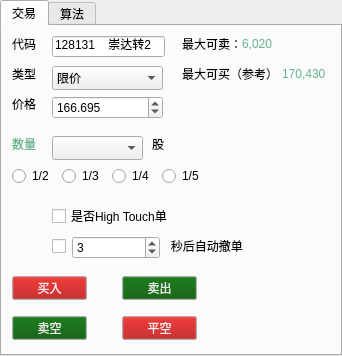
<?xml version="1.0" encoding="UTF-8"?>
<ui version="4.0">
 <class>TabWidget</class>
 <widget class="QTabWidget" name="TabWidget">
  <property name="windowModality">
   <enum>Qt::WindowModality::NonModal</enum>
  </property>
  <property name="geometry">
   <rect>
    <x>0</x>
    <y>0</y>
    <width>342</width>
    <height>356</height>
   </rect>
  </property>
  <property name="windowTitle">
   <string>TabWidget</string>
  </property>
  <property name="autoFillBackground">
   <bool>false</bool>
  </property>
  <property name="currentIndex">
   <number>0</number>
  </property>
  <property name="tabsClosable">
   <bool>false</bool>
  </property>
  <widget class="QWidget" name="tab_trader">
   <attribute name="title">
    <string>交易</string>
   </attribute>
   <widget class="QLabel" name="label">
    <property name="geometry">
     <rect>
      <x>10</x>
      <y>10</y>
      <width>31</width>
      <height>16</height>
     </rect>
    </property>
    <property name="text">
     <string>代码</string>
    </property>
   </widget>
   <widget class="QLabel" name="label_2">
    <property name="geometry">
     <rect>
      <x>10</x>
      <y>40</y>
      <width>31</width>
      <height>16</height>
     </rect>
    </property>
    <property name="text">
     <string>类型</string>
    </property>
   </widget>
   <widget class="QLabel" name="label_3">
    <property name="geometry">
     <rect>
      <x>10</x>
      <y>70</y>
      <width>31</width>
      <height>16</height>
     </rect>
    </property>
    <property name="text">
     <string>价格</string>
    </property>
   </widget>
   <widget class="QComboBox" name="comboBox_type">
    <property name="geometry">
     <rect>
      <x>50</x>
      <y>40</y>
      <width>111</width>
      <height>24</height>
     </rect>
    </property>
    <item>
     <property name="text">
      <string>限价</string>
     </property>
    </item>
    <item>
     <property name="text">
      <string>其他</string>
     </property>
    </item>
   </widget>
   <widget class="QDoubleSpinBox" name="doubleSpinBox_price">
    <property name="geometry">
     <rect>
      <x>50</x>
      <y>70</y>
      <width>111</width>
      <height>23</height>
     </rect>
    </property>
    <property name="decimals">
     <number>3</number>
    </property>
    <property name="maximum">
     <double>9999.989999999999782</double>
    </property>
    <property name="singleStep">
     <double>0.001000000000000</double>
    </property>
    <property name="stepType">
     <enum>QAbstractSpinBox::StepType::DefaultStepType</enum>
    </property>
    <property name="value">
     <double>166.694999999999993</double>
    </property>
   </widget>
   <widget class="QLabel" name="label_4">
    <property name="geometry">
     <rect>
      <x>10</x>
      <y>110</y>
      <width>31</width>
      <height>16</height>
     </rect>
    </property>
    <property name="palette">
     <palette>
      <active>
       <colorrole role="WindowText">
        <brush brushstyle="SolidPattern">
         <color alpha="228">
          <red>85</red>
          <green>170</green>
          <blue>127</blue>
         </color>
        </brush>
       </colorrole>
      </active>
      <inactive>
       <colorrole role="WindowText">
        <brush brushstyle="SolidPattern">
         <color alpha="228">
          <red>85</red>
          <green>170</green>
          <blue>127</blue>
         </color>
        </brush>
       </colorrole>
      </inactive>
      <disabled/>
     </palette>
    </property>
    <property name="text">
     <string>数量</string>
    </property>
   </widget>
   <widget class="QComboBox" name="comboBox_count">
    <property name="geometry">
     <rect>
      <x>50</x>
      <y>110</y>
      <width>91</width>
      <height>24</height>
     </rect>
    </property>
   </widget>
   <widget class="QLabel" name="label_5">
    <property name="geometry">
     <rect>
      <x>150</x>
      <y>110</y>
      <width>31</width>
      <height>16</height>
     </rect>
    </property>
    <property name="text">
     <string>股</string>
    </property>
   </widget>
   <widget class="QRadioButton" name="radioButton_one_half">
    <property name="geometry">
     <rect>
      <x>10</x>
      <y>140</y>
      <width>41</width>
      <height>20</height>
     </rect>
    </property>
    <property name="text">
     <string>1/2</string>
    </property>
   </widget>
   <widget class="QRadioButton" name="radioButton_one_third">
    <property name="geometry">
     <rect>
      <x>60</x>
      <y>140</y>
      <width>41</width>
      <height>20</height>
     </rect>
    </property>
    <property name="text">
     <string>1/3</string>
    </property>
   </widget>
   <widget class="QRadioButton" name="radioButton_one_quarter">
    <property name="geometry">
     <rect>
      <x>110</x>
      <y>140</y>
      <width>41</width>
      <height>20</height>
     </rect>
    </property>
    <property name="text">
     <string>1/4</string>
    </property>
   </widget>
   <widget class="QRadioButton" name="radioButton_one_fifth">
    <property name="geometry">
     <rect>
      <x>160</x>
      <y>140</y>
      <width>41</width>
      <height>20</height>
     </rect>
    </property>
    <property name="text">
     <string>1/5</string>
    </property>
   </widget>
   <widget class="QLabel" name="label_6">
    <property name="geometry">
     <rect>
      <x>180</x>
      <y>10</y>
      <width>71</width>
      <height>16</height>
     </rect>
    </property>
    <property name="text">
     <string>最大可卖：</string>
    </property>
   </widget>
   <widget class="QLabel" name="label_7">
    <property name="geometry">
     <rect>
      <x>180</x>
      <y>40</y>
      <width>101</width>
      <height>16</height>
     </rect>
    </property>
    <property name="text">
     <string>最大可买（参考）：</string>
    </property>
   </widget>
   <widget class="QLabel" name="label_max_sell">
    <property name="geometry">
     <rect>
      <x>240</x>
      <y>10</y>
      <width>49</width>
      <height>16</height>
     </rect>
    </property>
    <property name="palette">
     <palette>
      <active>
       <colorrole role="WindowText">
        <brush brushstyle="SolidPattern">
         <color alpha="228">
          <red>85</red>
          <green>170</green>
          <blue>127</blue>
         </color>
        </brush>
       </colorrole>
      </active>
      <inactive>
       <colorrole role="WindowText">
        <brush brushstyle="SolidPattern">
         <color alpha="228">
          <red>85</red>
          <green>170</green>
          <blue>127</blue>
         </color>
        </brush>
       </colorrole>
      </inactive>
      <disabled/>
     </palette>
    </property>
    <property name="text">
     <string>6,020</string>
    </property>
   </widget>
   <widget class="QLabel" name="label_max_buy">
    <property name="geometry">
     <rect>
      <x>280</x>
      <y>40</y>
      <width>49</width>
      <height>16</height>
     </rect>
    </property>
    <property name="palette">
     <palette>
      <active>
       <colorrole role="WindowText">
        <brush brushstyle="SolidPattern">
         <color alpha="228">
          <red>85</red>
          <green>170</green>
          <blue>127</blue>
         </color>
        </brush>
       </colorrole>
      </active>
      <inactive>
       <colorrole role="WindowText">
        <brush brushstyle="SolidPattern">
         <color alpha="228">
          <red>85</red>
          <green>170</green>
          <blue>127</blue>
         </color>
        </brush>
       </colorrole>
      </inactive>
      <disabled/>
     </palette>
    </property>
    <property name="text">
     <string>170,430</string>
    </property>
   </widget>
   <widget class="QCheckBox" name="checkBox_high_touch">
    <property name="geometry">
     <rect>
      <x>50</x>
      <y>180</y>
      <width>131</width>
      <height>20</height>
     </rect>
    </property>
    <property name="text">
     <string>是否High Touch单</string>
    </property>
   </widget>
   <widget class="QCheckBox" name="checkBox_auto_cancel">
    <property name="geometry">
     <rect>
      <x>50</x>
      <y>210</y>
      <width>211</width>
      <height>20</height>
     </rect>
    </property>
    <property name="text">
     <string>                              秒后自动撤单</string>
    </property>
   </widget>
   <widget class="QSpinBox" name="spinBox_cancel">
    <property name="geometry">
     <rect>
      <x>70</x>
      <y>210</y>
      <width>88</width>
      <height>23</height>
     </rect>
    </property>
    <property name="layoutDirection">
     <enum>Qt::LayoutDirection::LeftToRight</enum>
    </property>
    <property name="value">
     <number>3</number>
    </property>
   </widget>
   <widget class="QPushButton" name="pushButton_buy">
    <property name="geometry">
     <rect>
      <x>10</x>
      <y>250</y>
      <width>75</width>
      <height>24</height>
     </rect>
    </property>
    <property name="palette">
     <palette>
      <active>
       <colorrole role="Button">
        <brush brushstyle="SolidPattern">
         <color alpha="179">
          <red>170</red>
          <green>0</green>
          <blue>0</blue>
         </color>
        </brush>
       </colorrole>
       <colorrole role="ButtonText">
        <brush brushstyle="SolidPattern">
         <color alpha="228">
          <red>255</red>
          <green>255</green>
          <blue>255</blue>
         </color>
        </brush>
       </colorrole>
      </active>
      <inactive>
       <colorrole role="Button">
        <brush brushstyle="SolidPattern">
         <color alpha="179">
          <red>170</red>
          <green>0</green>
          <blue>0</blue>
         </color>
        </brush>
       </colorrole>
       <colorrole role="ButtonText">
        <brush brushstyle="SolidPattern">
         <color alpha="228">
          <red>255</red>
          <green>255</green>
          <blue>255</blue>
         </color>
        </brush>
       </colorrole>
      </inactive>
      <disabled>
       <colorrole role="Button">
        <brush brushstyle="SolidPattern">
         <color alpha="77">
          <red>249</red>
          <green>249</green>
          <blue>249</blue>
         </color>
        </brush>
       </colorrole>
       <colorrole role="ButtonText">
        <brush brushstyle="SolidPattern">
         <color alpha="92">
          <red>0</red>
          <green>0</green>
          <blue>0</blue>
         </color>
        </brush>
       </colorrole>
      </disabled>
     </palette>
    </property>
    <property name="text">
     <string>买入</string>
    </property>
   </widget>
   <widget class="QPushButton" name="pushButton_sell">
    <property name="geometry">
     <rect>
      <x>120</x>
      <y>250</y>
      <width>75</width>
      <height>24</height>
     </rect>
    </property>
    <property name="palette">
     <palette>
      <active>
       <colorrole role="Button">
        <brush brushstyle="SolidPattern">
         <color alpha="179">
          <red>0</red>
          <green>85</green>
          <blue>0</blue>
         </color>
        </brush>
       </colorrole>
       <colorrole role="ButtonText">
        <brush brushstyle="SolidPattern">
         <color alpha="228">
          <red>255</red>
          <green>255</green>
          <blue>255</blue>
         </color>
        </brush>
       </colorrole>
      </active>
      <inactive>
       <colorrole role="Button">
        <brush brushstyle="SolidPattern">
         <color alpha="179">
          <red>0</red>
          <green>85</green>
          <blue>0</blue>
         </color>
        </brush>
       </colorrole>
       <colorrole role="ButtonText">
        <brush brushstyle="SolidPattern">
         <color alpha="228">
          <red>255</red>
          <green>255</green>
          <blue>255</blue>
         </color>
        </brush>
       </colorrole>
      </inactive>
      <disabled>
       <colorrole role="Button">
        <brush brushstyle="SolidPattern">
         <color alpha="77">
          <red>249</red>
          <green>249</green>
          <blue>249</blue>
         </color>
        </brush>
       </colorrole>
       <colorrole role="ButtonText">
        <brush brushstyle="SolidPattern">
         <color alpha="92">
          <red>0</red>
          <green>0</green>
          <blue>0</blue>
         </color>
        </brush>
       </colorrole>
      </disabled>
     </palette>
    </property>
    <property name="text">
     <string>卖出</string>
    </property>
   </widget>
   <widget class="QPushButton" name="pushButton_sell_all">
    <property name="geometry">
     <rect>
      <x>10</x>
      <y>290</y>
      <width>75</width>
      <height>24</height>
     </rect>
    </property>
    <property name="palette">
     <palette>
      <active>
       <colorrole role="Button">
        <brush brushstyle="SolidPattern">
         <color alpha="179">
          <red>0</red>
          <green>85</green>
          <blue>0</blue>
         </color>
        </brush>
       </colorrole>
       <colorrole role="ButtonText">
        <brush brushstyle="SolidPattern">
         <color alpha="228">
          <red>255</red>
          <green>255</green>
          <blue>255</blue>
         </color>
        </brush>
       </colorrole>
      </active>
      <inactive>
       <colorrole role="Button">
        <brush brushstyle="SolidPattern">
         <color alpha="179">
          <red>0</red>
          <green>85</green>
          <blue>0</blue>
         </color>
        </brush>
       </colorrole>
       <colorrole role="ButtonText">
        <brush brushstyle="SolidPattern">
         <color alpha="228">
          <red>255</red>
          <green>255</green>
          <blue>255</blue>
         </color>
        </brush>
       </colorrole>
      </inactive>
      <disabled>
       <colorrole role="Button">
        <brush brushstyle="SolidPattern">
         <color alpha="77">
          <red>249</red>
          <green>249</green>
          <blue>249</blue>
         </color>
        </brush>
       </colorrole>
       <colorrole role="ButtonText">
        <brush brushstyle="SolidPattern">
         <color alpha="92">
          <red>0</red>
          <green>0</green>
          <blue>0</blue>
         </color>
        </brush>
       </colorrole>
      </disabled>
     </palette>
    </property>
    <property name="text">
     <string>卖空</string>
    </property>
   </widget>
   <widget class="QPushButton" name="pushButton_buy_all">
    <property name="geometry">
     <rect>
      <x>120</x>
      <y>290</y>
      <width>75</width>
      <height>24</height>
     </rect>
    </property>
    <property name="palette">
     <palette>
      <active>
       <colorrole role="Button">
        <brush brushstyle="SolidPattern">
         <color alpha="179">
          <red>170</red>
          <green>0</green>
          <blue>0</blue>
         </color>
        </brush>
       </colorrole>
       <colorrole role="ButtonText">
        <brush brushstyle="SolidPattern">
         <color alpha="228">
          <red>255</red>
          <green>255</green>
          <blue>255</blue>
         </color>
        </brush>
       </colorrole>
      </active>
      <inactive>
       <colorrole role="Button">
        <brush brushstyle="SolidPattern">
         <color alpha="179">
          <red>170</red>
          <green>0</green>
          <blue>0</blue>
         </color>
        </brush>
       </colorrole>
       <colorrole role="ButtonText">
        <brush brushstyle="SolidPattern">
         <color alpha="228">
          <red>255</red>
          <green>255</green>
          <blue>255</blue>
         </color>
        </brush>
       </colorrole>
      </inactive>
      <disabled>
       <colorrole role="Button">
        <brush brushstyle="SolidPattern">
         <color alpha="77">
          <red>249</red>
          <green>249</green>
          <blue>249</blue>
         </color>
        </brush>
       </colorrole>
       <colorrole role="ButtonText">
        <brush brushstyle="SolidPattern">
         <color alpha="92">
          <red>0</red>
          <green>0</green>
          <blue>0</blue>
         </color>
        </brush>
       </colorrole>
      </disabled>
     </palette>
    </property>
    <property name="text">
     <string>平空</string>
    </property>
   </widget>
   <widget class="QLineEdit" name="lineEdit_symbol">
    <property name="geometry">
     <rect>
      <x>50</x>
      <y>10</y>
      <width>113</width>
      <height>21</height>
     </rect>
    </property>
    <property name="text">
     <string>128131    崇达转2</string>
    </property>
   </widget>
  </widget>
  <widget class="QWidget" name="tab_calculate">
   <attribute name="title">
    <string>算法</string>
   </attribute>
  </widget>
 </widget>
 <resources/>
 <connections/>
</ui>
